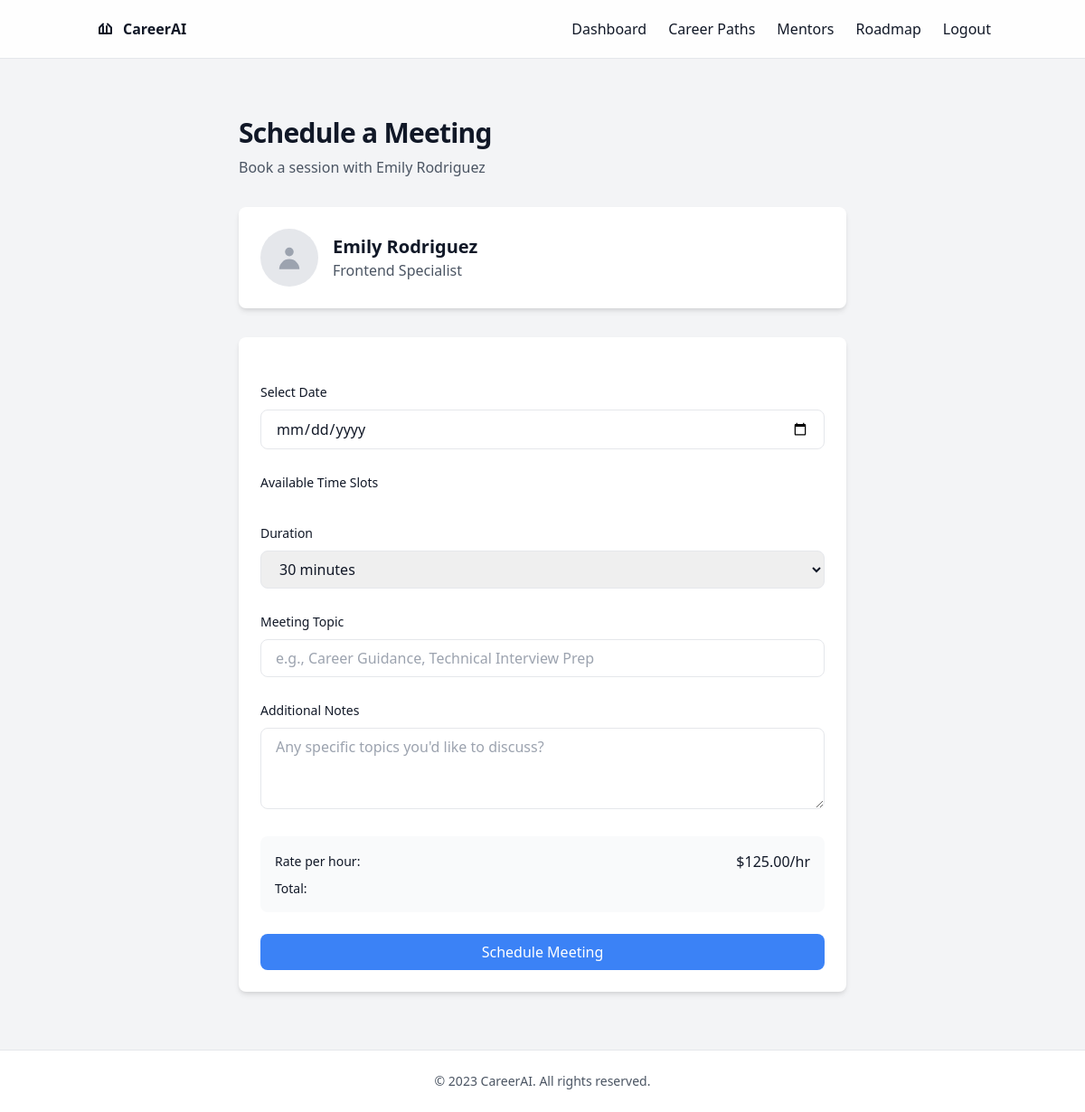
Page /schedule/3/ (signed in) on the committed database.
### careerai/models.py (models this page shows, shortened)
class Mentor(models.Model):
    AVAILABILITY_CHOICES = [
        ('available', 'Available'),
        ('busy', 'Busy'),
    ]
    name = models.CharField(max_length=200)
    title = models.CharField(max_length=200)
    bio = models.TextField()
    expertise_areas = models.JSONField(default=list)  # Store as JSON array
    availability = models.CharField(max_length=20, choices=AVAILABILITY_CHOICES, default='available')
    rating = models.DecimalField(max_digits=3, decimal_places=2, default=5.00)
    reviews_count = models.IntegerField(default=0)
    profile_image = models.ImageField(upload_to='mentor_profiles/', null=True, blank=True)
    hourly_rate = models.DecimalField(max_digits=10, decimal_places=2)
    created_at = models.DateTimeField(auto_now_add=True)
    updated_at = models.DateTimeField(auto_now=True)

### careerai/views.py (the view)
# urls.py: path('schedule/<int:mentor_id>/', views.schedule_meeting_view, name='schedule_meeting'),
@login_required
def schedule_meeting_view(request, mentor_id):
    mentor = get_object_or_404(Mentor, id=mentor_id)
    min_date = timezone.now().date()
    return render(request, 'careerai/schedule_meeting.html', {
        'mentor': mentor,
        'min_date': min_date,
    })

### careerai/forms.py
class LoginForm(forms.Form):
    username = forms.CharField(max_length=150)
    password = forms.CharField(widget=forms.PasswordInput)

### careerai/context_processors.py (called while the page is built)
def login_form(request):
    return {'login_form': LoginForm()}

### careerai/templates/careerai/schedule_meeting.html (shortened to what this page needs)
{% extends 'careerai/base.html' %}
{% block content %}
<div class="container py-8 px-4 fade-in">
    <div class="mx-auto max-w-2xl space-y-8">
        <div class="space-y-2 slide-in">
            <h1 class="text-3xl font-bold tracking-tight">Schedule a Meeting</h1>
            <p class="text-gray-600 dark:text-gray-400">Book a session with {{ mentor.name }}</p>
        </div>
        <div class="bg-white dark:bg-gray-800 rounded-lg shadow-md p-6 slide-in">
            <div class="flex items-center space-x-4">
                {% if mentor.profile_image %}
                    <img src="{{ mentor.profile_image.url }}"
                         alt="{{ mentor.name }}"
                         class="w-16 h-16 rounded-full object-cover">
                {% else %}
                    <div class="w-16 h-16 rounded-full bg-gray-200 flex items-center justify-center">
                        <svg class="w-8 h-8 text-gray-400" fill="currentColor" viewBox="0 0 20 20">
                            <path fill-rule="evenodd" d="M10 9a3 3 0 100-6 3 3 0 000 6zm-7 9a7 7 0 1114 0H3z" clip-rule="evenodd"/>
                        </svg>
                    </div>
                {% endif %}
                <div>
                    <h2 class="text-xl font-bold">{{ mentor.name }}</h2>
                    <p class="text-gray-600 dark:text-gray-400">{{ mentor.title }}</p>
                </div>
            </div>
        </div>
        <div class="bg-white dark:bg-gray-800 rounded-lg shadow-md p-6 space-y-6 slide-in">
            <form id="schedulingForm" class="space-y-6">
                <div class="space-y-2">
                    <label class="text-sm font-medium">Select Date</label>
                    <input type="date"
                           id="meetingDate"
                           name="date"
                           min="{{ min_date|date:'Y-m-d' }}"
                           class="w-full px-4 py-2 rounded-lg border border-gray-200 dark:border-gray-700">
                </div>
                <div class="space-y-2">
                    <label class="text-sm font-medium">Available Time Slots</label>
                </div>
                <div class="space-y-2">
                    <label class="text-sm font-medium">Duration</label>
                    <select name="duration"
                            class="w-full px-4 py-2 rounded-lg border border-gray-200 dark:border-gray-700">
                        <option value="30">30 minutes</option>
                    </select>
                </div>
                <div class="space-y-2">
                    <label class="text-sm font-medium">Meeting Topic</label>
                    <input type="text"
                           name="topic"
                           placeholder="e.g., Career Guidance, Technical Interview Prep"
                           class="w-full px-4 py-2 rounded-lg border border-gray-200 dark:border-gray-700">
                </div>
                <div class="space-y-2">
                    <label class="text-sm font-medium">Additional Notes</label>
                    <textarea name="notes"
                            rows="3"
                            placeholder="Any specific topics you'd like to discuss?"
                            class="w-full px-4 py-2 rounded-lg border border-gray-200 dark:border-gray-700"></textarea>
                </div>
                <div class="bg-gray-50 dark:bg-gray-700 p-4 rounded-lg">
                    <div class="flex justify-between items-center">
                        <span class="text-sm font-medium">Rate per hour:</span>
                        <span>${{ mentor.hourly_rate }}/hr</span>
                    </div>
                    <div class="flex justify-between items-center mt-2">
                        <span class="text-sm font-medium">Total:</span>
                    </div>
                </div>
                <button type="submit"
                        class="w-full bg-blue-500 hover:bg-blue-600 text-white font-medium py-2 px-4 rounded-lg transition-colors">
                    Schedule Meeting
                </button>
            </form>
        </div>
    </div>
</div>
{% endblock %}

### careerai/templates/careerai/base.html (style rules this page uses)
.fade-in { animation: fadeIn 0.3s ease-in; }
.slide-in { animation: slideIn 0.3s ease-out; }

### rows in the picture
Mentor: name "Emily Rodriguez", title "Frontend Specialist", hourly_rate "125.00"
